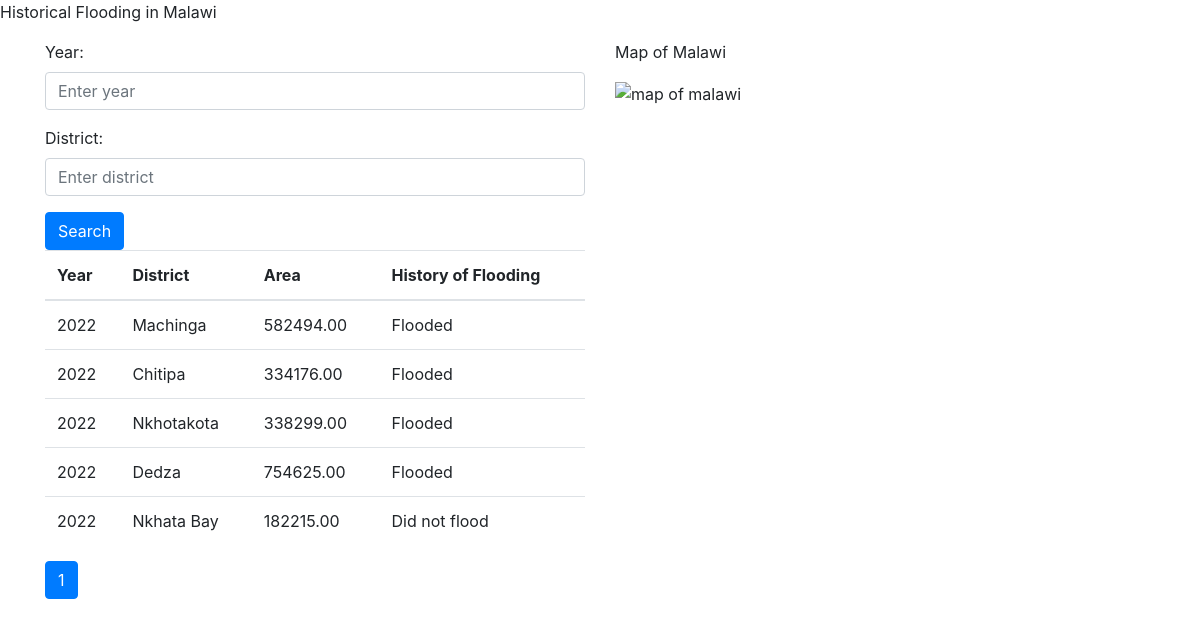
/body.php, run on the app's committed database.
### tables this page shows
CREATE TABLE `flooding` (
  `flood_id` int(32) NOT NULL AUTO_INCREMENT,
  `district_id` int(11) NOT NULL,
  `year` int(11) NOT NULL,
  `flooding` int(11) NOT NULL,
  PRIMARY KEY (`flood_id`),
  KEY `district_id` (`district_id`),
  CONSTRAINT `flooding_ibfk_1` FOREIGN KEY (`district_id`) REFERENCES `districts` (`district_id`)
);

CREATE TABLE `districts` (
  `district_id` int(11) NOT NULL AUTO_INCREMENT,
  `district_name` varchar(255) NOT NULL,
  `longitude` decimal(10,8) NOT NULL,
  `latitude` decimal(10,8) NOT NULL,
  `urban_population` int(11) NOT NULL,
  `land_area` decimal(10,2) NOT NULL,
  PRIMARY KEY (`district_id`)
);

### body.php (the view, shortened to what this page needs)
<!DOCTYPE html>
<html>
<head>
	<link rel="stylesheet" href="https://maxcdn.bootstrapcdn.com/bootstrap/4.5.2/css/bootstrap.min.css">
</head>
<body>
    <p>Historical Flooding in Malawi</p>
	<div class="container">
		<div class="row">
			<div class="col-sm-6">
                <div class="search">
                    <form method="GET">
                        <div class="form-group">
                            <label for="year">Year:</label>
                            <input type="text" name="year" id="year" class="form-control" placeholder="Enter year">
                        </div>
                        <div class="form-group">
                            <label for="district">District:</label>
                            <input type="text" name="district" id="district" class="form-control" placeholder="Enter district">
                        </div>
                        <button type="submit" class="btn btn-primary">Search</button>
                    </form>
                </div>
                <?php
        require_once 'config.php';
        $page = isset($_GET['page']) ? (int)$_GET['page'] : 1;
        $perPage = 5;
        $start = ($page > 1) ? ($page * $perPage) - $perPage : 0;
        $year = isset($_GET['year']) ? $_GET['year'] : '';
        $district = isset($_GET['district']) ? $_GET['district'] : '';
        $query = "SELECT districts.district_name, districts.land_area, flooding.year, flooding.flooding FROM districts INNER JOIN flooding ON districts.district_id = flooding.district_id WHERE 1=1";
        $query .= " ORDER BY year DESC LIMIT $start, $perPage";
        $result = mysqli_query($conn, $query);
        $total = mysqli_num_rows($result);
        if($total > 0) {
            echo "<table class='table'>";
            echo "<thead><tr><th>Year</th><th>District</th><th>Area</th><th>History of Flooding</th></tr></thead>";
            echo "<tbody>";
            while($row = mysqli_fetch_assoc($result)) {
                echo "<tr>";
                echo "<td>".$row['year']."</td>";
                echo "<td>".$row['district_name']."</td>";
                echo "<td>".$row['land_area']."</td>";
                echo "<td>".($row['flooding'] == 1 ? 'Flooded' : 'Did not flood')."</td>";
                echo "</tr>";
            }
            echo "</tbody>";
            echo "</table>";
            $totalPages = ceil($total / $perPage);
            echo "<nav aria-label='Pagination'>";
            echo "<ul class='pagination'>";
            for($i = 1; $i <= $totalPages; $i++) {
                echo "<li class='page-item".($page == $i ? ' active' : '')."'>";
                echo "<a class='page-link' href='home.php?page=$i&year=$year&district=$district'>$i</a>";
                echo "</li>";
            }
            echo "</ul>";
            echo "</nav>";
        } else {
            echo "<p>No flooding areas.</p>";
        }
    ?>
			</div>
			<div class="col-sm-6">
				<p>Map of Malawi</p>
                <img src="/home/ariel/Desktop/work/Flood-Prediction-MW/images/download.jpeg" alt="map of malawi">
			</div>
		</div>
	</div>
</body>
</html>

### data on the page
flooding: year "2022", district.district_name "Machinga", district.land_area "582494.00", flooding "Flooded"
flooding: year "2022", district.district_name "Chitipa", district.land_area "334176.00", flooding "Flooded"
flooding: year "2022", district.district_name "Nkhotakota", district.land_area "338299.00", flooding "Flooded"
flooding: year "2022", district.district_name "Dedza", district.land_area "754625.00", flooding "Flooded"
flooding: year "2022", district.district_name "Nkhata Bay", district.land_area "182215.00", flooding "Did not flood"
